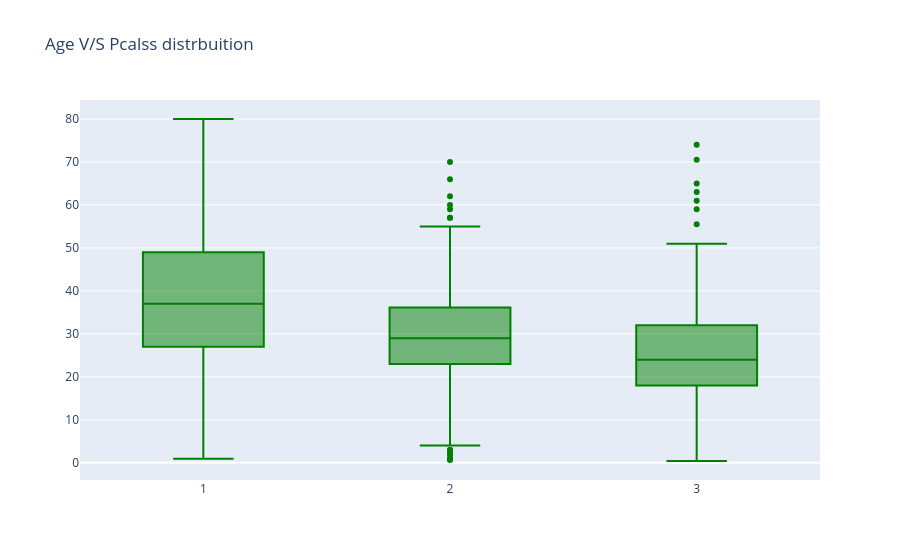

The notebook cell saved with this chart:
### Code cell
#box and scatter plots
trace = go.Box(x=data['Pclass'],
               y=data['Age'],
               marker={'color':'Green'})
layout = go.Layout(title ='Age V/S Pcalss distrbuition')
fig = go.Figure(data= trace,layout = layout)
fig.show()

### Figure 1 — Plotly figure (JSON) as saved in the notebook; plotly's stock layout.template omitted (floating-point values rounded to 4 significant figures; data arrays with more than 128 entries replaced by an {"elided": "..."} marker saying what was removed)
{"data": [{"marker": {"color": "Green"}, "type": "box", "x": {"elided": "891 int values"}, "y": {"elided": "891 float values"}}], "layout": {"title": {"text": "Age V/S Pcalss distrbuition"}}}
